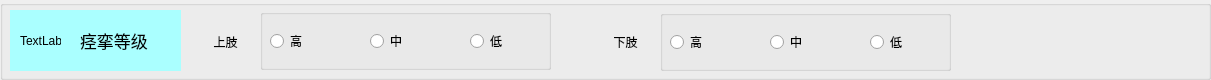
    <widget class="QGroupBox" name="groupBox_15">
     <property name="geometry">
      <rect>
       <x>20</x>
       <y>640</y>
       <width>1211</width>
       <height>80</height>
      </rect>
     </property>
     <property name="title">
      <string/>
     </property>
     <widget class="QWidget" name="widget_14" native="true">
      <property name="geometry">
       <rect>
        <x>10</x>
        <y>10</y>
        <width>171</width>
        <height>61</height>
       </rect>
      </property>
      <property name="styleSheet">
       <string notr="true">background-color: rgb(170, 255, 255);</string>
      </property>
      <widget class="QLabel" name="label_55">
       <property name="geometry">
        <rect>
         <x>10</x>
         <y>10</y>
         <width>41</width>
         <height>41</height>
        </rect>
       </property>
       <property name="text">
        <string>TextLabel</string>
       </property>
      </widget>
      <widget class="QLabel" name="label_56">
       <property name="geometry">
        <rect>
         <x>70</x>
         <y>10</y>
         <width>101</width>
         <height>41</height>
        </rect>
       </property>
       <property name="font">
        <font>
         <family>黑体</family>
         <pointsize>13</pointsize>
        </font>
       </property>
       <property name="text">
        <string>痉挛等级</string>
       </property>
      </widget>
     </widget>
     <widget class="QLabel" name="label_57">
      <property name="geometry">
       <rect>
        <x>200</x>
        <y>26</y>
        <width>51</width>
        <height>31</height>
       </rect>
      </property>
      <property name="text">
       <string>上肢</string>
      </property>
      <property name="alignment">
       <set>Qt::AlignCenter</set>
      </property>
     </widget>
     <widget class="QLabel" name="label_58">
      <property name="geometry">
       <rect>
        <x>600</x>
        <y>26</y>
        <width>51</width>
        <height>31</height>
       </rect>
      </property>
      <property name="text">
       <string>下肢</string>
      </property>
      <property name="alignment">
       <set>Qt::AlignCenter</set>
      </property>
     </widget>
     <widget class="QGroupBox" name="groupBox_24">
      <property name="geometry">
       <rect>
        <x>260</x>
        <y>9</y>
        <width>291</width>
        <height>61</height>
       </rect>
      </property>
      <property name="title">
       <string/>
      </property>
      <widget class="QRadioButton" name="upSpasmLow4_RadioButton">
       <property name="geometry">
        <rect>
         <x>210</x>
         <y>20</y>
         <width>71</width>
         <height>24</height>
        </rect>
       </property>
       <property name="text">
        <string>低</string>
       </property>
      </widget>
      <widget class="QRadioButton" name="upSpasmMidd4_RadioButton">
       <property name="geometry">
        <rect>
         <x>110</x>
         <y>20</y>
         <width>71</width>
         <height>24</height>
        </rect>
       </property>
       <property name="text">
        <string>中</string>
       </property>
      </widget>
      <widget class="QRadioButton" name="upSpasmHigh4_RadioButton">
       <property name="geometry">
        <rect>
         <x>10</x>
         <y>20</y>
         <width>71</width>
         <height>24</height>
        </rect>
       </property>
       <property name="text">
        <string>高</string>
       </property>
      </widget>
     </widget>
     <widget class="QGroupBox" name="groupBox_25">
      <property name="geometry">
       <rect>
        <x>660</x>
        <y>10</y>
        <width>291</width>
        <height>61</height>
       </rect>
      </property>
      <property name="title">
       <string/>
      </property>
      <widget class="QRadioButton" name="downSpasmHigh4_RadioButton">
       <property name="geometry">
        <rect>
         <x>210</x>
         <y>20</y>
         <width>71</width>
         <height>24</height>
        </rect>
       </property>
       <property name="text">
        <string>低</string>
       </property>
      </widget>
      <widget class="QRadioButton" name="downSpasmMidd4_RadioButton">
       <property name="geometry">
        <rect>
         <x>110</x>
         <y>20</y>
         <width>71</width>
         <height>24</height>
        </rect>
       </property>
       <property name="text">
        <string>中</string>
       </property>
      </widget>
      <widget class="QRadioButton" name="downSpasmHigh4_RadioButton_2">
       <property name="geometry">
        <rect>
         <x>10</x>
         <y>20</y>
         <width>71</width>
         <height>24</height>
        </rect>
       </property>
       <property name="text">
        <string>高</string>
       </property>
      </widget>
     </widget>
     <zorder>groupBox_25</zorder>
     <zorder>groupBox_24</zorder>
     <zorder>widget_14</zorder>
     <zorder>label_57</zorder>
     <zorder>label_58</zorder>
    </widget>
